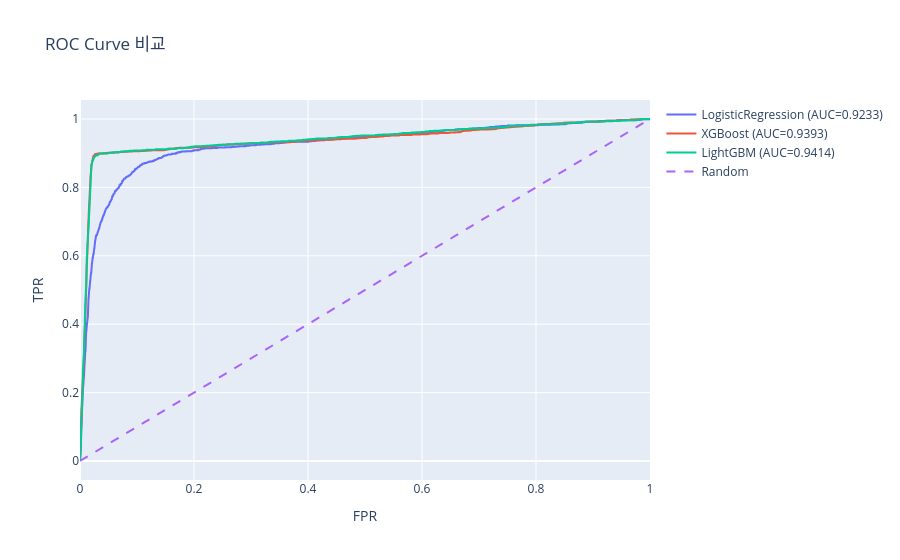

Notebook code cell kept with this figure:
### Markdown cell above
## 4. ROC Curve 비교

### Code cell
fig = go.Figure()
for name, r in results.items():
    fpr, tpr, _ = roc_curve(y_test, r["y_proba"])
    auc = r["metrics"]["auc_roc"]
    fig.add_trace(go.Scatter(x=fpr, y=tpr, name=f"{name} (AUC={auc:.4f})", mode="lines"))
fig.add_trace(go.Scatter(x=[0,1], y=[0,1], name="Random", line=dict(dash="dash"), mode="lines"))
fig.update_layout(title="ROC Curve 비교", xaxis_title="FPR", yaxis_title="TPR")
fig.show()

### Figure 1 — Plotly figure (JSON) as saved in the notebook; plotly's stock layout.template omitted (floating-point values rounded to 4 significant figures; data arrays with more than 128 entries replaced by an {"elided": "..."} marker saying what was removed)
{"data": [{"mode": "lines", "name": "LogisticRegression (AUC=0.9233)", "type": "scatter", "x": {"elided": "1252 float values"}, "y": {"elided": "1252 float values"}}, {"mode": "lines", "name": "XGBoost (AUC=0.9393)", "type": "scatter", "x": {"elided": "674 float values"}, "y": {"elided": "674 float values"}}, {"mode": "lines", "name": "LightGBM (AUC=0.9414)", "type": "scatter", "x": {"elided": "678 float values"}, "y": {"elided": "678 float values"}}, {"line": {"dash": "dash"}, "mode": "lines", "name": "Random", "type": "scatter", "x": [0, 1], "y": [0, 1]}], "layout": {"title": {"text": "ROC Curve 비교"}, "xaxis": {"title": {"text": "FPR"}}, "yaxis": {"title": {"text": "TPR"}}}}
